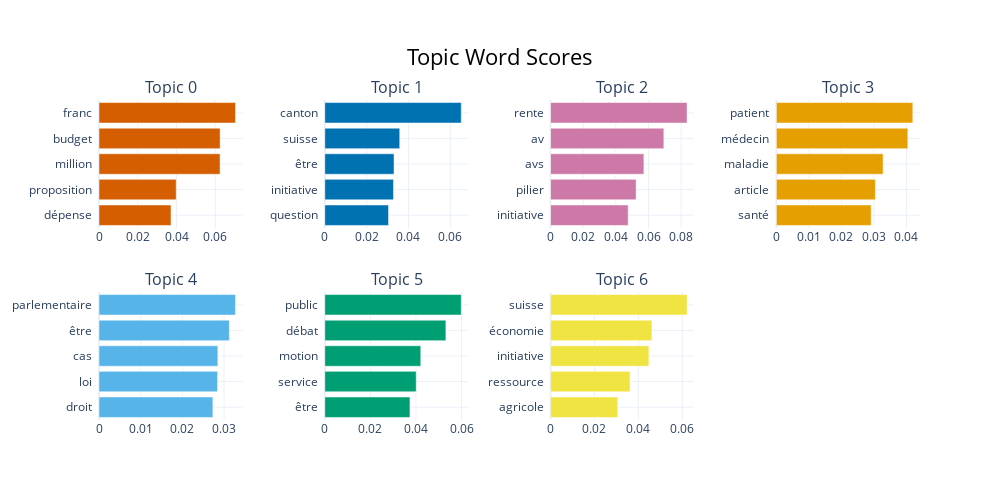

Notebook code for this chart:
### Code cell


### Figure 1 — Plotly figure (JSON) as saved in the notebook; plotly's stock layout.template omitted (floating-point values rounded to 4 significant figures)
{"data": [{"marker": {"color": "#D55E00"}, "orientation": "h", "type": "bar", "x": [0.03716, 0.03985, 0.06247, 0.06249, 0.07043], "xaxis": "x", "y": ["dépense  ", "proposition  ", "million  ", "budget  ", "franc  "], "yaxis": "y"}, {"marker": {"color": "#0072B2"}, "orientation": "h", "type": "bar", "x": [0.03046, 0.03284, 0.0331, 0.03582, 0.06522], "xaxis": "x2", "y": ["question  ", "initiative  ", "être  ", "suisse  ", "canton  "], "yaxis": "y2"}, {"marker": {"color": "#CC79A7"}, "orientation": "h", "type": "bar", "x": [0.04754, 0.0524, 0.05718, 0.06941, 0.08361], "xaxis": "x3", "y": ["initiative  ", "pilier  ", "avs  ", "av  ", "rente  "], "yaxis": "y3"}, {"marker": {"color": "#E69F00"}, "orientation": "h", "type": "bar", "x": [0.02916, 0.03044, 0.03283, 0.04044, 0.04197], "xaxis": "x4", "y": ["santé  ", "article  ", "maladie  ", "médecin  ", "patient  "], "yaxis": "y4"}, {"marker": {"color": "#56B4E9"}, "orientation": "h", "type": "bar", "x": [0.02733, 0.02845, 0.02852, 0.03127, 0.03275], "xaxis": "x5", "y": ["droit  ", "loi  ", "cas  ", "être  ", "parlementaire  "], "yaxis": "y5"}, {"marker": {"color": "#009E73"}, "orientation": "h", "type": "bar", "x": [0.03737, 0.04012, 0.04211, 0.05314, 0.05988], "xaxis": "x6", "y": ["être  ", "service  ", "motion  ", "débat  ", "public  "], "yaxis": "y6"}, {"marker": {"color": "#F0E442"}, "orientation": "h", "type": "bar", "x": [0.0306, 0.03622, 0.04481, 0.04616, 0.06217], "xaxis": "x7", "y": ["agricole  ", "ressource  ", "initiative  ", "économie  ", "suisse  "], "yaxis": "y7"}], "layout": {"annotations": [{"font": {"size": 16}, "showarrow": false, "text": "Topic 0", "x": 0.0875, "xanchor": "center", "xref": "paper", "y": 1, "yanchor": "bottom", "yref": "paper"}, {"font": {"size": 16}, "showarrow": false, "text": "Topic 1", "x": 0.3625, "xanchor": "center", "xref": "paper", "y": 1, "yanchor": "bottom", "yref": "paper"}, {"font": {"size": 16}, "showarrow": false, "text": "Topic 2", "x": 0.6375, "xanchor": "center", "xref": "paper", "y": 1, "yanchor": "bottom", "yref": "paper"}, {"font": {"size": 16}, "showarrow": false, "text": "Topic 3", "x": 0.9125, "xanchor": "center", "xref": "paper", "y": 1, "yanchor": "bottom", "yref": "paper"}, {"font": {"size": 16}, "showarrow": false, "text": "Topic 4", "x": 0.0875, "xanchor": "center", "xref": "paper", "y": 0.4, "yanchor": "bottom", "yref": "paper"}, {"font": {"size": 16}, "showarrow": false, "text": "Topic 5", "x": 0.3625, "xanchor": "center", "xref": "paper", "y": 0.4, "yanchor": "bottom", "yref": "paper"}, {"font": {"size": 16}, "showarrow": false, "text": "Topic 6", "x": 0.6375, "xanchor": "center", "xref": "paper", "y": 0.4, "yanchor": "bottom", "yref": "paper"}], "height": 500, "hoverlabel": {"bgcolor": "white", "font": {"family": "Rockwell", "size": 16}}, "showlegend": false, "title": {"font": {"color": "Black", "size": 22}, "text": "Topic Word Scores", "x": 0.5, "xanchor": "center", "yanchor": "top"}, "width": 1000, "xaxis": {"anchor": "y", "domain": [0, 0.175], "showgrid": true}, "xaxis2": {"anchor": "y2", "domain": [0.275, 0.45], "showgrid": true}, "xaxis3": {"anchor": "y3", "domain": [0.55, 0.725], "showgrid": true}, "xaxis4": {"anchor": "y4", "domain": [0.825, 1], "showgrid": true}, "xaxis5": {"anchor": "y5", "domain": [0, 0.175], "showgrid": true}, "xaxis6": {"anchor": "y6", "domain": [0.275, 0.45], "showgrid": true}, "xaxis7": {"anchor": "y7", "domain": [0.55, 0.725], "showgrid": true}, "xaxis8": {"anchor": "y8", "domain": [0.825, 1], "showgrid": true}, "yaxis": {"anchor": "x", "domain": [0.6, 1], "showgrid": true}, "yaxis2": {"anchor": "x2", "domain": [0.6, 1], "showgrid": true}, "yaxis3": {"anchor": "x3", "domain": [0.6, 1], "showgrid": true}, "yaxis4": {"anchor": "x4", "domain": [0.6, 1], "showgrid": true}, "yaxis5": {"anchor": "x5", "domain": [0, 0.4], "showgrid": true}, "yaxis6": {"anchor": "x6", "domain": [0, 0.4], "showgrid": true}, "yaxis7": {"anchor": "x7", "domain": [0, 0.4], "showgrid": true}, "yaxis8": {"anchor": "x8", "domain": [0, 0.4], "showgrid": true}}}
